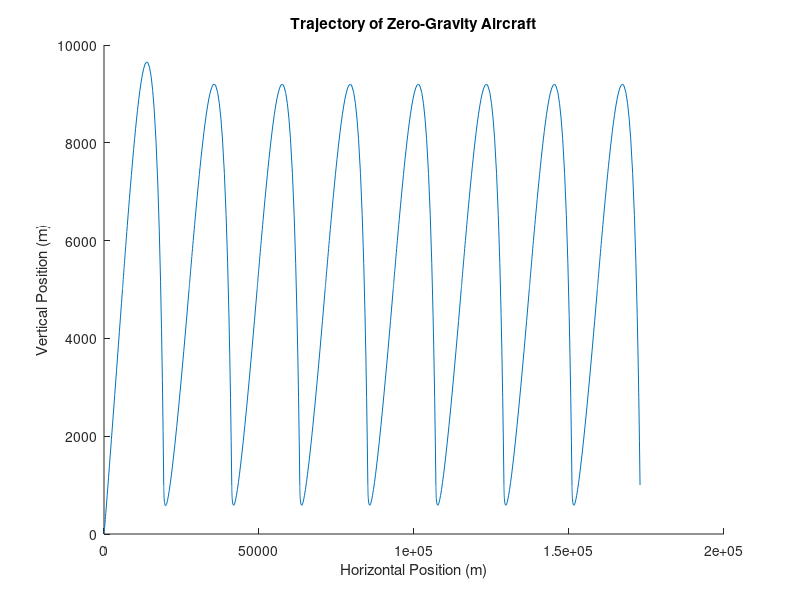

This figure's MATLAB source:
function plane()
% Modeling a Boeing 727

    g = 9.81;       % acceleration due to gravity (m/s^2)
    m = 65000;      % mass of airplane (kg)
    rho = 1.3;      % density of air (kg/m^3)
    A = 330;        % cross-sectional area of plane (m^2)
    C_l = 0.56;     % coefficient of lift (dimensionless)
    C_D = 0.6;      % coefficient of drag (dimensionless)
    
    F_thrust = 7500000;
    
    initial_pos = [0, 0];
    initial_vel = [40, 10];
    
    options = odeset('events', @events);
    options2 = odeset('events', @events2);
    
    [TIME, Y] = ode45(@thrust_on, [0, 2000], [initial_pos, initial_vel], options);
    T(1) = TIME(end) - TIME(1);
    [TIME, Y_2] = ode45(@thrust_off, [2000, 4000], [Y(end, 1), Y(end, 2), Y(end, 3), Y(end, 4)], options2);
    
    Y = [Y; Y_2];
    
    %disp(Y);
    
    for i = 2:8
        [TIME, Y_2] = ode45(@thrust_on, [2000*i, 2000*(i+1)], [Y(end, 1), Y(end, 2), Y(end, 3), Y(end, 4)], options);
        Y = [Y; Y_2];
        T(i) = TIME(end) - TIME(1);
        [TIME, Y_2] = ode45(@thrust_off, [2000*(i+1), 2000*(i+2)], [Y(end, 1), Y(end, 2), Y(end, 3), Y(end, 4)], options2);
        Y = [Y; Y_2];
    end

    hold on;
    disp(T);
    plot(Y(:,1), Y(:,2));
    %plot(Y_2(:,1), Y_2(:,2));
    %axis([0, 2e4, 0, 10000]);
    xlabel('Horizontal Position (m)');
    ylabel('Vertical Position (m)');
    title('Trajectory of Zero-Gravity Aircraft');

    function res = thrust_on(t, W)
        P = W(1:2);
        V = W(3:4);
        
        v = norm(V);
        v_hat = V / v;
        s_hat = fliplr(v_hat);
        
        %disp(t);
        %disp(F_thrust);
        %hold on;
        %plot(t, F_thrust, 'o');
        
        dPdt = V;
        dVdt = [0; -g] + ([F_thrust*cos(pi/4);F_thrust*cos(pi/4)]/m) + ((rho*A*v^2) / (2*m)) * (C_l*s_hat - C_D*v_hat);
        
        res = [dPdt; dVdt];
    end
    
    function res = thrust_off(t, W)
        P = W(1:2);
        V = W(3:4);
        
        v = norm(V);
        v_hat = V / v;
        s_hat = fliplr(v_hat);
        
        %disp(t);
        %disp(F_thrust);
        %hold on;
        %plot(t, F_thrust, 'o');
        
        dPdt = V;
        dVdt = [0; -g] + ([0; 0]/m) + ((rho*A*v^2) / (2*m)) * (C_l*s_hat - C_D*v_hat);
        
        res = [dPdt; dVdt];
    end

    function [value, isterminal,direction] = events(t, W) % kill thrust when height is increasing
        %value = W(2) - 9756;
        value = W(2) - 5000;
        direction = 1;
        isterminal = 1;
    end

    function [value, isterminal, direction] = events2(t, W) % when plane is too close to ground terminate
        value = W(2) - 1000;
        
        direction = -1;
        isterminal = 1;
    end

end
